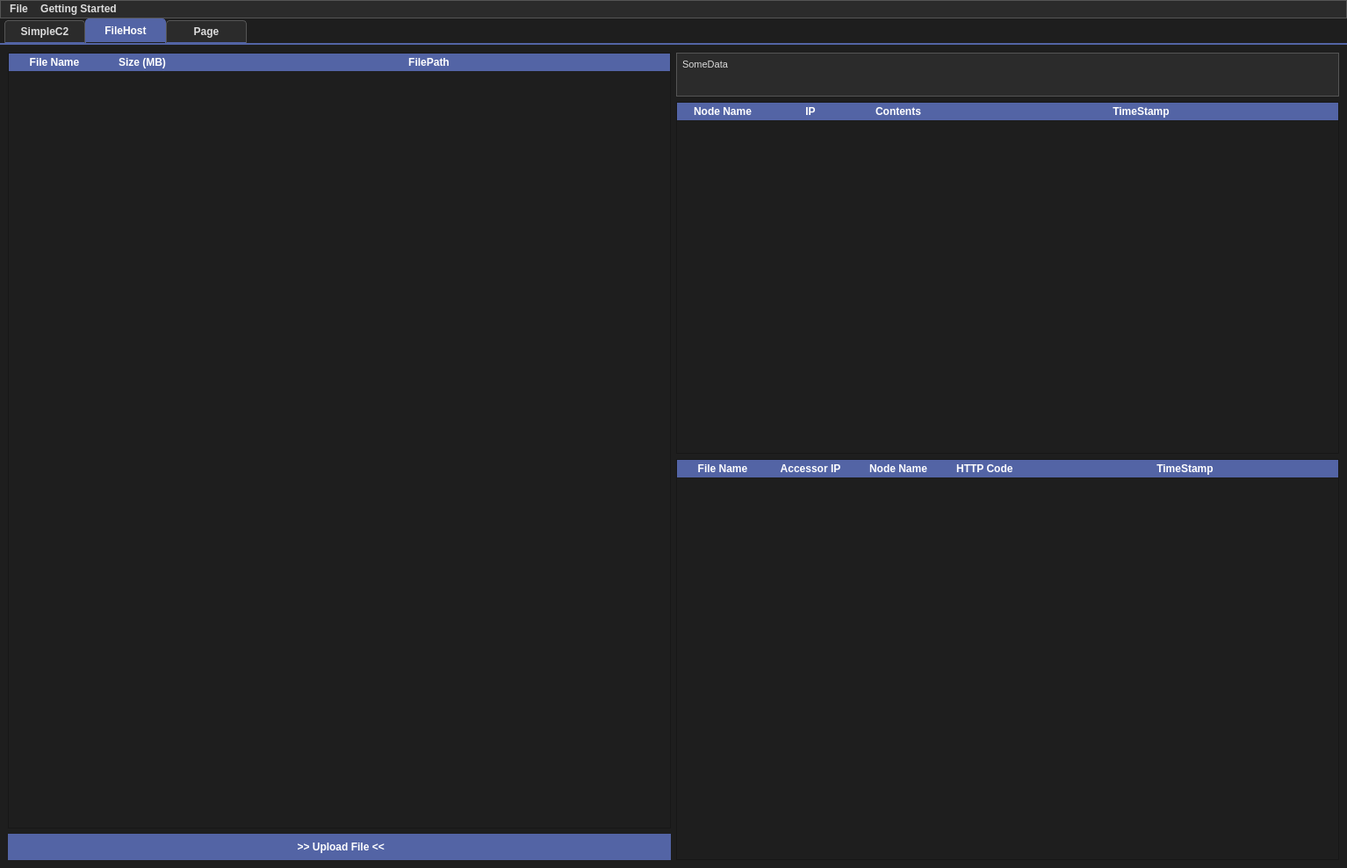
<?xml version="1.0" encoding="UTF-8"?>
<ui version="4.0">
 <class>WhisperNet</class>
 <widget class="QMainWindow" name="WhisperNet">
  <property name="windowModality">
   <enum>Qt::NonModal</enum>
  </property>
  <property name="enabled">
   <bool>true</bool>
  </property>
  <property name="geometry">
   <rect>
    <x>0</x>
    <y>0</y>
    <width>1534</width>
    <height>989</height>
   </rect>
  </property>
  <property name="minimumSize">
   <size>
    <width>850</width>
    <height>688</height>
   </size>
  </property>
  <property name="maximumSize">
   <size>
    <width>10000</width>
    <height>10000</height>
   </size>
  </property>
  <property name="font">
   <font>
    <weight>75</weight>
    <bold>true</bold>
   </font>
  </property>
  <property name="acceptDrops">
   <bool>false</bool>
  </property>
  <property name="windowTitle">
   <string>Logec-Suite</string>
  </property>
  <property name="windowIcon">
   <iconset>
    <normaloff>../../../../../../Downloads/Documents/Screenshot_2023-04-30_01-44-21.png</normaloff>../../../../../../Downloads/Documents/Screenshot_2023-04-30_01-44-21.png</iconset>
  </property>
  <property name="styleSheet">
   <string notr="true">QWidget {
    background-color: #1e1e1e; /* Dark grey background */
    color: #dcdcdc; /* Light grey text, bold for aggression */
    font-weight: bold;
}
QPushButton {
    background-color: #5364A5; /* Blue background for buttons */
    color: white;
    border-style: solid;
    border-width: 2px;
    border-radius: 0px; /* Sharper corners */
    border-color: #5364A5;
    padding: 6px;
    min-width: 80px;
    font-weight: bold; /* Bolder text */
}
QPushButton:hover {
    background-color: #43528B; /* Darker blue for hover */
    color: #ffffff;
    border-color: #43528B;
}
QPushButton:pressed {
    background-color: #333E66; /* Even darker blue when pressed */
    border-style: inset;
}
QLineEdit, QTextEdit, QPlainTextEdit, QSpinBox, QDoubleSpinBox, QComboBox {
    background-color: #2b2b2b;
    color: #dcdcdc;
    border-radius: 0px; /* Sharper edges */
    padding: 2px;
    border: 1px solid #555;
    font-weight: bold; /* Bolder text */
}
QLabel, QCheckBox, QRadioButton {
    color: #dcdcdc;
    font-weight: bold; /* Bolder text */
}
QMenuBar, QMenu {
    background-color: #2b2b2b;
    color: #dcdcdc;
    border: 1px solid #555;
    font-weight: bold; /* Bolder text for menu */
}
QMenuBar::item:selected, QMenu::item:selected {
    background-color: #5364A5; /* Blue for selected menu items */
    color: white;
}
QScrollBar:vertical {
    border: 1px solid #2b2b2b;
    background: #2b2b2b;
    width: 10px;
    margin: 22px 0 22px 0;
}
QScrollBar::handle:vertical {
    background: #5364A5; /* Blue scrollbar handle */
    min-height: 20px;
}
QScrollBar::add-line:vertical, QScrollBar::sub-line:vertical {
    border: 1px solid #2b2b2b;
    background: #5364A5; /* Blue for scrollbar buttons */
    height: 20px;
    subcontrol-position: top;
    subcontrol-origin: margin;
}
/* TABS */
QTabWidget::pane {
    border-top: 2px solid #5364A5; /* Blue top border for tabs */
}

QTabWidget::tab-bar {
    left: 5px; /* move to the right by 5px */
}

QTabBar::tab {
    background: #2b2b2b;
    color: #dcdcdc;
    border: 1px solid #555;
    border-bottom-color: #5364A5; /* Blue for non-selected tab border */
    border-top-left-radius: 4px;
    border-top-right-radius: 4px;
    padding: 5px;
    min-width: 80px;
    align-items: center;
    justify-content: center;
    max-height: 20px;
}

QTabBar::tab:selected, QTabBar::tab:hover {
    background: #5364A5; /* Blue for selected/hover tab */
    color: white;
}

QTabBar::tab:selected {
    border-color: #5364A5; /* Blue border for selected tab */
    border-bottom-color: #1e1e1e; /* Same as window background color */
}

QTabBar::tab:!selected {
    margin-top: 2px; /* Make non-selected tabs look smaller */
}

/* Q Tree Widget */
QTreeWidget {
    border: 1px solid #555;
    background-color: #2b2b2b;
    color: #dcdcdc;
}

QTreeWidget::item {
    border-bottom: 1px solid #555; /* Subtle separator for items */
}

QTreeWidget::item:selected {
    background-color: #5364A5; /* Blue for selected item */
    color: white;
}

QTreeWidget::item:hover {
    background-color: #43528B; /* Darker blue for hover item */
}

QTreeWidget::branch {
    background: #2b2b2b;
}

QTreeWidget::branch:has-siblings:!adjoins-item {
    border-image: url(path/to/your/line-image.png) 0; /* Custom image for branch lines */
}

QTreeWidget::branch:has-siblings:adjoins-item {
    border-image: url(path/to/your/branch-more-image.png) 0;
}

QTreeWidget::branch:!has-children:!has-siblings:adjoins-item {
    border-image: url(path/to/your/branch-end-image.png) 0;
}

/* Customize scroll bars */
QTreeWidget QScrollBar:vertical {
    border: 1px solid #2b2b2b;
    background: #2b2b2b;
    width: 10px;
    margin: 22px 0 22px 0;
}

QTreeWidget QScrollBar::handle:vertical {
    background: #5364A5; /* Blue for tree widget scrollbar handle */
    min-height: 20px;
}

QTreeWidget QScrollBar::add-line:vertical, QTreeWidget QScrollBar::sub-line:vertical {
    border: 1px solid #2b2b2b;
    background: #5364A5; /* Blue for tree widget scrollbar button */
    height: 20px;
    subcontrol-position: top;
    subcontrol-origin: margin;
}

/* Styles for the header (column titles) */
QHeaderView::section {
    background-color: #5364A5; /* Blue for header background */
    color: white;
    padding-left: 4px;
    border: 1px solid #5364A5; /* Blue for header border */
}
</string>
  </property>
  <property name="animated">
   <bool>true</bool>
  </property>
  <property name="documentMode">
   <bool>false</bool>
  </property>
  <property name="tabShape">
   <enum>QTabWidget::Rounded</enum>
  </property>
  <widget class="QWidget" name="centralwidget">
   <layout class="QGridLayout" name="gridLayout_4">
    <property name="leftMargin">
     <number>0</number>
    </property>
    <property name="topMargin">
     <number>0</number>
    </property>
    <property name="rightMargin">
     <number>0</number>
    </property>
    <property name="bottomMargin">
     <number>0</number>
    </property>
    <item row="0" column="0">
     <widget class="QTabWidget" name="main_tab_widget">
      <property name="enabled">
       <bool>true</bool>
      </property>
      <property name="layoutDirection">
       <enum>Qt::LeftToRight</enum>
      </property>
      <property name="autoFillBackground">
       <bool>false</bool>
      </property>
      <property name="styleSheet">
       <string notr="true"/>
      </property>
      <property name="tabPosition">
       <enum>QTabWidget::North</enum>
      </property>
      <property name="tabShape">
       <enum>QTabWidget::Rounded</enum>
      </property>
      <property name="currentIndex">
       <number>1</number>
      </property>
      <property name="tabsClosable">
       <bool>false</bool>
      </property>
      <property name="movable">
       <bool>true</bool>
      </property>
      <property name="tabBarAutoHide">
       <bool>false</bool>
      </property>
      <widget class="QWidget" name="simplec2_tab">
       <attribute name="title">
        <string>SimpleC2</string>
       </attribute>
       <layout class="QGridLayout" name="gridLayout_40">
        <item row="0" column="0" colspan="2">
         <layout class="QHBoxLayout" name="horizontalLayout">
          <item>
           <widget class="QGroupBox" name="simplec2_clientsbox">
            <property name="styleSheet">
             <string notr="true">border:0</string>
            </property>
            <property name="title">
             <string/>
            </property>
            <property name="alignment">
             <set>Qt::AlignJustify|Qt::AlignVCenter</set>
            </property>
            <layout class="QGridLayout" name="gridLayout_12" rowstretch="0">
             <property name="sizeConstraint">
              <enum>QLayout::SetNoConstraint</enum>
             </property>
             <property name="leftMargin">
              <number>0</number>
             </property>
             <property name="topMargin">
              <number>0</number>
             </property>
             <property name="rightMargin">
              <number>0</number>
             </property>
             <property name="bottomMargin">
              <number>0</number>
             </property>
             <item row="0" column="0">
              <widget class="QTreeWidget" name="simplec2_clienttreeview">
               <property name="styleSheet">
                <string notr="true">border-radius: 2px;</string>
               </property>
               <column>
                <property name="text">
                 <string>Client</string>
                </property>
               </column>
               <column>
                <property name="text">
                 <string>IP</string>
                </property>
               </column>
               <column>
                <property name="text">
                 <string>Port</string>
                </property>
               </column>
               <column>
                <property name="text">
                 <string>Listener</string>
                </property>
               </column>
               <column>
                <property name="text">
                 <string>Sleep</string>
                </property>
               </column>
              </widget>
             </item>
            </layout>
           </widget>
          </item>
          <item>
           <widget class="QGroupBox" name="c2_gui_groupbox_options">
            <property name="styleSheet">
             <string notr="true">border:0</string>
            </property>
            <property name="title">
             <string/>
            </property>
            <layout class="QGridLayout" name="gridLayout_29"/>
           </widget>
          </item>
         </layout>
        </item>
        <item row="1" column="0" colspan="2">
         <widget class="QGroupBox" name="simplec2_shellbox">
          <property name="styleSheet">
           <string notr="true">border:0</string>
          </property>
          <property name="title">
           <string/>
          </property>
          <layout class="QGridLayout" name="gridLayout_30">
           <property name="leftMargin">
            <number>0</number>
           </property>
           <property name="topMargin">
            <number>0</number>
           </property>
           <property name="rightMargin">
            <number>0</number>
           </property>
           <property name="bottomMargin">
            <number>0</number>
           </property>
           <item row="0" column="0">
            <widget class="QTabWidget" name="c2_shell_tab">
             <property name="minimumSize">
              <size>
               <width>0</width>
               <height>400</height>
              </size>
             </property>
             <property name="toolTip">
              <string>Enter</string>
             </property>
             <property name="whatsThis">
              <string>Enter</string>
             </property>
             <property name="autoFillBackground">
              <bool>false</bool>
             </property>
             <property name="styleSheet">
              <string notr="true"/>
             </property>
             <property name="tabShape">
              <enum>QTabWidget::Rounded</enum>
             </property>
             <property name="currentIndex">
              <number>1</number>
             </property>
             <property name="tabsClosable">
              <bool>false</bool>
             </property>
             <property name="movable">
              <bool>true</bool>
             </property>
             <widget class="QWidget" name="RemoteShell_Layout">
              <attribute name="title">
               <string>RemoteShell</string>
              </attribute>
              <layout class="QGridLayout" name="gridLayout_42">
               <property name="leftMargin">
                <number>0</number>
               </property>
               <property name="topMargin">
                <number>0</number>
               </property>
               <property name="rightMargin">
                <number>0</number>
               </property>
               <property name="bottomMargin">
                <number>0</number>
               </property>
               <item row="1" column="1">
                <widget class="QPushButton" name="simplec2_shell_send">
                 <property name="enabled">
                  <bool>true</bool>
                 </property>
                 <property name="toolTip">
                  <string>Hit the Enter Key</string>
                 </property>
                 <property name="text">
                  <string>--&gt;&gt; Send &lt;&lt;-- </string>
                 </property>
                 <property name="shortcut">
                  <string>Return</string>
                 </property>
                </widget>
               </item>
               <item row="1" column="0">
                <widget class="QLineEdit" name="simplec2_remoteshell_input">
                 <property name="font">
                  <font>
                   <weight>75</weight>
                   <bold>true</bold>
                  </font>
                 </property>
                 <property name="toolTip">
                  <string extracomment="Commands"/>
                 </property>
                 <property name="styleSheet">
                  <string notr="true">border-radius: 2px;</string>
                 </property>
                 <property name="placeholderText">
                  <string>Enter Command Here!</string>
                 </property>
                </widget>
               </item>
               <item row="0" column="0" colspan="2">
                <widget class="QTextEdit" name="simplec2_remoteshell_box">
                 <property name="enabled">
                  <bool>true</bool>
                 </property>
                 <property name="palette">
                  <palette>
                   <active>
                    <colorrole role="WindowText">
                     <brush brushstyle="SolidPattern">
                      <color alpha="255">
                       <red>220</red>
                       <green>220</green>
                       <blue>220</blue>
                      </color>
                     </brush>
                    </colorrole>
                    <colorrole role="Button">
                     <brush brushstyle="SolidPattern">
                      <color alpha="255">
                       <red>1</red>
                       <green>1</green>
                       <blue>1</blue>
                      </color>
                     </brush>
                    </colorrole>
                    <colorrole role="Text">
                     <brush brushstyle="SolidPattern">
                      <color alpha="255">
                       <red>220</red>
                       <green>220</green>
                       <blue>220</blue>
                      </color>
                     </brush>
                    </colorrole>
                    <colorrole role="ButtonText">
                     <brush brushstyle="SolidPattern">
                      <color alpha="255">
                       <red>220</red>
                       <green>220</green>
                       <blue>220</blue>
                      </color>
                     </brush>
                    </colorrole>
                    <colorrole role="Base">
                     <brush brushstyle="SolidPattern">
                      <color alpha="255">
                       <red>1</red>
                       <green>1</green>
                       <blue>1</blue>
                      </color>
                     </brush>
                    </colorrole>
                    <colorrole role="Window">
                     <brush brushstyle="SolidPattern">
                      <color alpha="255">
                       <red>1</red>
                       <green>1</green>
                       <blue>1</blue>
                      </color>
                     </brush>
                    </colorrole>
                   </active>
                   <inactive>
                    <colorrole role="WindowText">
                     <brush brushstyle="SolidPattern">
                      <color alpha="255">
                       <red>220</red>
                       <green>220</green>
                       <blue>220</blue>
                      </color>
                     </brush>
                    </colorrole>
                    <colorrole role="Button">
                     <brush brushstyle="SolidPattern">
                      <color alpha="255">
                       <red>1</red>
                       <green>1</green>
                       <blue>1</blue>
                      </color>
                     </brush>
                    </colorrole>
                    <colorrole role="Text">
                     <brush brushstyle="SolidPattern">
                      <color alpha="255">
                       <red>220</red>
                       <green>220</green>
                       <blue>220</blue>
                      </color>
                     </brush>
                    </colorrole>
                    <colorrole role="ButtonText">
                     <brush brushstyle="SolidPattern">
                      <color alpha="255">
                       <red>220</red>
                       <green>220</green>
                       <blue>220</blue>
                      </color>
                     </brush>
                    </colorrole>
                    <colorrole role="Base">
                     <brush brushstyle="SolidPattern">
                      <color alpha="255">
                       <red>1</red>
                       <green>1</green>
                       <blue>1</blue>
                      </color>
                     </brush>
                    </colorrole>
                    <colorrole role="Window">
                     <brush brushstyle="SolidPattern">
                      <color alpha="255">
                       <red>1</red>
                       <green>1</green>
                       <blue>1</blue>
                      </color>
                     </brush>
                    </colorrole>
                   </inactive>
                   <disabled>
                    <colorrole role="WindowText">
                     <brush brushstyle="SolidPattern">
                      <color alpha="255">
                       <red>220</red>
                       <green>220</green>
                       <blue>220</blue>
                      </color>
                     </brush>
                    </colorrole>
                    <colorrole role="Button">
                     <brush brushstyle="SolidPattern">
                      <color alpha="255">
                       <red>1</red>
                       <green>1</green>
                       <blue>1</blue>
                      </color>
                     </brush>
                    </colorrole>
                    <colorrole role="Text">
                     <brush brushstyle="SolidPattern">
                      <color alpha="255">
                       <red>220</red>
                       <green>220</green>
                       <blue>220</blue>
                      </color>
                     </brush>
                    </colorrole>
                    <colorrole role="ButtonText">
                     <brush brushstyle="SolidPattern">
                      <color alpha="255">
                       <red>220</red>
                       <green>220</green>
                       <blue>220</blue>
                      </color>
                     </brush>
                    </colorrole>
                    <colorrole role="Base">
                     <brush brushstyle="SolidPattern">
                      <color alpha="255">
                       <red>1</red>
                       <green>1</green>
                       <blue>1</blue>
                      </color>
                     </brush>
                    </colorrole>
                    <colorrole role="Window">
                     <brush brushstyle="SolidPattern">
                      <color alpha="255">
                       <red>1</red>
                       <green>1</green>
                       <blue>1</blue>
                      </color>
                     </brush>
                    </colorrole>
                   </disabled>
                  </palette>
                 </property>
                 <property name="font">
                  <font>
                   <weight>75</weight>
                   <bold>true</bold>
                  </font>
                 </property>
                 <property name="toolTip">
                  <string/>
                 </property>
                 <property name="styleSheet">
                  <string notr="true">background-color: rgb(1, 1, 1);border-radius: 2px;</string>
                 </property>
                 <property name="readOnly">
                  <bool>false</bool>
                 </property>
                 <property name="html">
                  <string>&lt;!DOCTYPE HTML PUBLIC &quot;-//W3C//DTD HTML 4.0//EN&quot; &quot;http://www.w3.org/TR/REC-html40/strict.dtd&quot;&gt;
&lt;html&gt;&lt;head&gt;&lt;meta name=&quot;qrichtext&quot; content=&quot;1&quot; /&gt;&lt;style type=&quot;text/css&quot;&gt;
p, li { white-space: pre-wrap; }
&lt;/style&gt;&lt;/head&gt;&lt;body style=&quot; font-family:'MS Shell Dlg 2'; font-size:8.25pt; font-weight:600; font-style:normal;&quot;&gt;
&lt;p style=&quot;-qt-paragraph-type:empty; margin-top:0px; margin-bottom:0px; margin-left:0px; margin-right:0px; -qt-block-indent:0; text-indent:0px; font-family:'Cantarell'; font-size:11pt; font-weight:400;&quot;&gt;&lt;br /&gt;&lt;/p&gt;&lt;/body&gt;&lt;/html&gt;</string>
                 </property>
                 <property name="placeholderText">
                  <string>root@127.0.0.1&gt; </string>
                 </property>
                </widget>
               </item>
              </layout>
             </widget>
             <widget class="QWidget" name="localshell_layout">
              <attribute name="title">
               <string>LocalShell</string>
              </attribute>
              <layout class="QGridLayout" name="gridLayout_50">
               <property name="leftMargin">
                <number>0</number>
               </property>
               <property name="topMargin">
                <number>0</number>
               </property>
               <property name="rightMargin">
                <number>0</number>
               </property>
               <property name="bottomMargin">
                <number>0</number>
               </property>
               <item row="2" column="0">
                <widget class="QLineEdit" name="c2_systemshell_input">
                 <property name="font">
                  <font>
                   <weight>75</weight>
                   <bold>true</bold>
                  </font>
                 </property>
                 <property name="toolTip">
                  <string extracomment="Commands"/>
                 </property>
                 <property name="styleSheet">
                  <string notr="true">background-color: rgb(80, 80, 80);</string>
                 </property>
                 <property name="placeholderText">
                  <string>Enter Command Here!</string>
                 </property>
                </widget>
               </item>
               <item row="0" column="0" colspan="2">
                <widget class="QTextEdit" name="c2_systemshell">
                 <property name="enabled">
                  <bool>true</bool>
                 </property>
                 <property name="font">
                  <font>
                   <weight>75</weight>
                   <bold>true</bold>
                  </font>
                 </property>
                 <property name="toolTip">
                  <string/>
                 </property>
                 <property name="styleSheet">
                  <string notr="true">background-color: rgb(1, 1, 1);border-radius: 2px;</string>
                 </property>
                 <property name="verticalScrollBarPolicy">
                  <enum>Qt::ScrollBarAlwaysOn</enum>
                 </property>
                 <property name="sizeAdjustPolicy">
                  <enum>QAbstractScrollArea::AdjustIgnored</enum>
                 </property>
                 <property name="readOnly">
                  <bool>true</bool>
                 </property>
                 <property name="html">
                  <string>&lt;!DOCTYPE HTML PUBLIC &quot;-//W3C//DTD HTML 4.0//EN&quot; &quot;http://www.w3.org/TR/REC-html40/strict.dtd&quot;&gt;
&lt;html&gt;&lt;head&gt;&lt;meta name=&quot;qrichtext&quot; content=&quot;1&quot; /&gt;&lt;style type=&quot;text/css&quot;&gt;
p, li { white-space: pre-wrap; }
&lt;/style&gt;&lt;/head&gt;&lt;body style=&quot; font-family:'MS Shell Dlg 2'; font-size:8.25pt; font-weight:600; font-style:normal;&quot;&gt;
&lt;p style=&quot;-qt-paragraph-type:empty; margin-top:0px; margin-bottom:0px; margin-left:0px; margin-right:0px; -qt-block-indent:0; text-indent:0px; font-family:'Cantarell'; font-size:11pt; font-weight:400;&quot;&gt;&lt;br /&gt;&lt;/p&gt;&lt;/body&gt;&lt;/html&gt;</string>
                 </property>
                 <property name="placeholderText">
                  <string>$</string>
                 </property>
                </widget>
               </item>
               <item row="2" column="1">
                <widget class="QPushButton" name="c2_systemshell_send">
                 <property name="enabled">
                  <bool>true</bool>
                 </property>
                 <property name="toolTip">
                  <string>Hit the Enter Key</string>
                 </property>
                 <property name="text">
                  <string>--&gt;&gt; Send &lt;&lt;-- </string>
                 </property>
                 <property name="shortcut">
                  <string>Return</string>
                 </property>
                </widget>
               </item>
               <item row="1" column="0" colspan="2">
                <widget class="QTextBrowser" name="textBrowser">
                 <property name="maximumSize">
                  <size>
                   <width>16777215</width>
                   <height>21</height>
                  </size>
                 </property>
                </widget>
               </item>
              </layout>
             </widget>
            </widget>
           </item>
          </layout>
         </widget>
        </item>
       </layout>
      </widget>
      <widget class="QWidget" name="tab_3">
       <attribute name="title">
        <string>FileHost</string>
       </attribute>
       <layout class="QGridLayout" name="gridLayout_5">
        <item row="0" column="0">
         <layout class="QGridLayout" name="gridLayout_3">
          <item row="0" column="0">
           <layout class="QVBoxLayout" name="verticalLayout_3">
            <item>
             <widget class="QTableWidget" name="FileHost_FileLogTable">
              <property name="autoFillBackground">
               <bool>false</bool>
              </property>
              <property name="alternatingRowColors">
               <bool>true</bool>
              </property>
              <attribute name="horizontalHeaderStretchLastSection">
               <bool>true</bool>
              </attribute>
              <column>
               <property name="text">
                <string>File Name</string>
               </property>
              </column>
              <column>
               <property name="text">
                <string>Size (MB)</string>
               </property>
              </column>
              <column>
               <property name="text">
                <string>FilePath</string>
               </property>
              </column>
             </widget>
            </item>
            <item>
             <widget class="QPushButton" name="FileHost_UploadFileButton">
              <property name="text">
               <string> &gt;&gt; Upload File &lt;&lt;</string>
              </property>
             </widget>
            </item>
           </layout>
          </item>
          <item row="0" column="1">
           <layout class="QVBoxLayout" name="verticalLayout">
            <item>
             <layout class="QGridLayout" name="gridLayout">
              <item row="1" column="0">
               <widget class="QTableWidget" name="FileHost_NodeLogTable">
                <property name="autoFillBackground">
                 <bool>false</bool>
                </property>
                <property name="alternatingRowColors">
                 <bool>true</bool>
                </property>
                <attribute name="horizontalHeaderStretchLastSection">
                 <bool>true</bool>
                </attribute>
                <column>
                 <property name="text">
                  <string>Node Name</string>
                 </property>
                </column>
                <column>
                 <property name="text">
                  <string>IP</string>
                 </property>
                </column>
                <column>
                 <property name="text">
                  <string>Contents</string>
                 </property>
                </column>
                <column>
                 <property name="text">
                  <string>TimeStamp</string>
                 </property>
                </column>
               </widget>
              </item>
              <item row="0" column="0">
               <widget class="QTextEdit" name="textEdit">
                <property name="maximumSize">
                 <size>
                  <width>16777215</width>
                  <height>50</height>
                 </size>
                </property>
                <property name="html">
                 <string>&lt;!DOCTYPE HTML PUBLIC &quot;-//W3C//DTD HTML 4.0//EN&quot; &quot;http://www.w3.org/TR/REC-html40/strict.dtd&quot;&gt;
&lt;html&gt;&lt;head&gt;&lt;meta name=&quot;qrichtext&quot; content=&quot;1&quot; /&gt;&lt;style type=&quot;text/css&quot;&gt;
p, li { white-space: pre-wrap; }
&lt;/style&gt;&lt;/head&gt;&lt;body style=&quot; font-family:'MS Shell Dlg 2'; font-size:8.25pt; font-weight:600; font-style:normal;&quot;&gt;
&lt;p style=&quot; margin-top:0px; margin-bottom:0px; margin-left:0px; margin-right:0px; -qt-block-indent:0; text-indent:0px;&quot;&gt;&lt;span style=&quot; font-weight:400;&quot;&gt;SomeData&lt;/span&gt;&lt;/p&gt;&lt;/body&gt;&lt;/html&gt;</string>
                </property>
               </widget>
              </item>
             </layout>
            </item>
            <item>
             <layout class="QGridLayout" name="gridLayout_2">
              <item row="0" column="0">
               <widget class="QTableWidget" name="FileHost_FileAccessLogsTable">
                <property name="autoFillBackground">
                 <bool>false</bool>
                </property>
                <property name="alternatingRowColors">
                 <bool>true</bool>
                </property>
                <attribute name="horizontalHeaderStretchLastSection">
                 <bool>true</bool>
                </attribute>
                <column>
                 <property name="text">
                  <string>File Name</string>
                 </property>
                </column>
                <column>
                 <property name="text">
                  <string>Accessor IP</string>
                 </property>
                </column>
                <column>
                 <property name="text">
                  <string>Node Name</string>
                 </property>
                </column>
                <column>
                 <property name="text">
                  <string>HTTP Code </string>
                 </property>
                </column>
                <column>
                 <property name="text">
                  <string>TimeStamp</string>
                 </property>
                </column>
               </widget>
              </item>
             </layout>
            </item>
           </layout>
          </item>
         </layout>
        </item>
       </layout>
      </widget>
      <widget class="QWidget" name="tab">
       <attribute name="title">
        <string>Page</string>
       </attribute>
       <widget class="QTreeWidget" name="treeWidget">
        <property name="geometry">
         <rect>
          <x>370</x>
          <y>190</y>
          <width>601</width>
          <height>391</height>
         </rect>
        </property>
        <column>
         <property name="text">
          <string>1</string>
         </property>
        </column>
        <column>
         <property name="text">
          <string>test</string>
         </property>
        </column>
       </widget>
       <widget class="QTableWidget" name="simplec2_clienttable_2">
        <property name="geometry">
         <rect>
          <x>70</x>
          <y>320</y>
          <width>1484</width>
          <height>457</height>
         </rect>
        </property>
        <attribute name="horizontalHeaderShowSortIndicator" stdset="0">
         <bool>false</bool>
        </attribute>
        <attribute name="horizontalHeaderStretchLastSection">
         <bool>true</bool>
        </attribute>
        <column>
         <property name="text">
          <string>Client</string>
         </property>
        </column>
        <column>
         <property name="text">
          <string>IP</string>
         </property>
        </column>
        <column>
         <property name="text">
          <string>Port</string>
         </property>
        </column>
        <column>
         <property name="text">
          <string>Listener</string>
         </property>
        </column>
        <column>
         <property name="text">
          <string>Sleep</string>
         </property>
        </column>
       </widget>
       <widget class="QTextEdit" name="test_text">
        <property name="geometry">
         <rect>
          <x>230</x>
          <y>100</y>
          <width>1021</width>
          <height>541</height>
         </rect>
        </property>
        <property name="styleSheet">
         <string notr="true">background-color: rgb(255,255,255);</string>
        </property>
       </widget>
      </widget>
     </widget>
    </item>
   </layout>
  </widget>
  <widget class="QMenuBar" name="menubar">
   <property name="geometry">
    <rect>
     <x>0</x>
     <y>0</y>
     <width>1534</width>
     <height>23</height>
    </rect>
   </property>
   <widget class="QMenu" name="menuFile">
    <property name="title">
     <string>File</string>
    </property>
    <addaction name="actionDEBUG"/>
    <addaction name="actionRELOAD"/>
    <addaction name="actionSave_Project"/>
    <addaction name="actionSaveAs_Project"/>
    <addaction name="actionOpen_Project"/>
    <addaction name="actionExit"/>
   </widget>
   <widget class="QMenu" name="menu_GettingStarted">
    <property name="title">
     <string>Getting Started</string>
    </property>
    <addaction name="GettingStarted_Readme"/>
    <addaction name="actionRead_Me_webview"/>
   </widget>
   <addaction name="menuFile"/>
   <addaction name="menu_GettingStarted"/>
  </widget>
  <action name="action_Target_Listen">
   <property name="text">
    <string>Listen for connection</string>
   </property>
  </action>
  <action name="actionBash">
   <property name="text">
    <string>/bin/bash</string>
   </property>
  </action>
  <action name="action_bin_sh">
   <property name="text">
    <string>/bin/sh</string>
   </property>
  </action>
  <action name="action_Target_Python_binbash">
   <property name="text">
    <string>Python Linux Shell</string>
   </property>
  </action>
  <action name="action_Target_Python_binsh">
   <property name="text">
    <string>Windows Shell</string>
   </property>
  </action>
  <action name="action_Perl">
   <property name="text">
    <string>Pearl Linux Shell</string>
   </property>
  </action>
  <action name="actionShell_Type">
   <property name="text">
    <string>Shell Type</string>
   </property>
  </action>
  <action name="actionLanguage">
   <property name="text">
    <string>Language</string>
   </property>
  </action>
  <action name="actionDisable_Firewall">
   <property name="text">
    <string>Disable Firewall</string>
   </property>
  </action>
  <action name="GettingStarted_Readme">
   <property name="text">
    <string>Read Me! (To shell tab)</string>
   </property>
  </action>
  <action name="menu_Data_Download">
   <property name="text">
    <string>Download Files from Target</string>
   </property>
  </action>
  <action name="menu_Data_Upload">
   <property name="text">
    <string>Upload Files to Target</string>
   </property>
  </action>
  <action name="action_Target_Ruby_NonInteractive">
   <property name="text">
    <string>Linx Ruby Shell (Non-interactive)</string>
   </property>
  </action>
  <action name="actionEncrypt_Files">
   <property name="text">
    <string>Encrypt Files</string>
   </property>
  </action>
  <action name="actionLinux">
   <property name="text">
    <string>Linux</string>
   </property>
  </action>
  <action name="actionOther">
   <property name="text">
    <string>Other</string>
   </property>
  </action>
  <action name="actionCVE_2017_0144_Eternal_Blue">
   <property name="text">
    <string>CVE-2017-0144: Eternal Blue</string>
   </property>
  </action>
  <action name="action_Target_Python_win">
   <property name="text">
    <string>Python Windows Shell</string>
   </property>
  </action>
  <action name="actionDEBUG">
   <property name="text">
    <string>DEBUG</string>
   </property>
  </action>
  <action name="actionRead_Me_webview">
   <property name="text">
    <string>Read Me! (webview)</string>
   </property>
  </action>
  <action name="actionNetInfo">
   <property name="text">
    <string>NetInfo</string>
   </property>
  </action>
  <action name="actionPortScan_DB">
   <property name="text">
    <string>PortScan DB</string>
   </property>
  </action>
  <action name="actionPortScan_DB_2">
   <property name="text">
    <string>PortScan DB</string>
   </property>
  </action>
  <action name="actionHelp_DB">
   <property name="text">
    <string>Help DB</string>
   </property>
  </action>
  <action name="actionTables_DB">
   <property name="text">
    <string>Tables DB</string>
   </property>
  </action>
  <action name="actionHelp_Menu_DB">
   <property name="text">
    <string>Help Menu DB</string>
   </property>
  </action>
  <action name="actionTables_DB_2">
   <property name="text">
    <string>Tables DB</string>
   </property>
  </action>
  <action name="actionPortScan_DB_3">
   <property name="text">
    <string>PortScan DB</string>
   </property>
  </action>
  <action name="actionOther_More_Cool_DB">
   <property name="text">
    <string>Other More Cool DB</string>
   </property>
  </action>
  <action name="actionPort_Scan">
   <property name="text">
    <string>Port Scan</string>
   </property>
  </action>
  <action name="actionError_DB">
   <property name="text">
    <string>Error DB</string>
   </property>
  </action>
  <action name="actionRELOAD">
   <property name="text">
    <string>Reload - This has a mem leak so only use for dev</string>
   </property>
   <property name="shortcut">
    <string>Ctrl+Alt+R</string>
   </property>
  </action>
  <action name="actionSave_Project">
   <property name="text">
    <string>Save Project</string>
   </property>
   <property name="shortcut">
    <string>Ctrl+S</string>
   </property>
  </action>
  <action name="actionSaveAs_Project">
   <property name="text">
    <string>Save Project As...</string>
   </property>
  </action>
  <action name="actionOpen_Project">
   <property name="text">
    <string>Open Project</string>
   </property>
  </action>
  <action name="actionExit">
   <property name="text">
    <string>Exit</string>
   </property>
  </action>
 </widget>
 <resources/>
 <connections/>
</ui>
